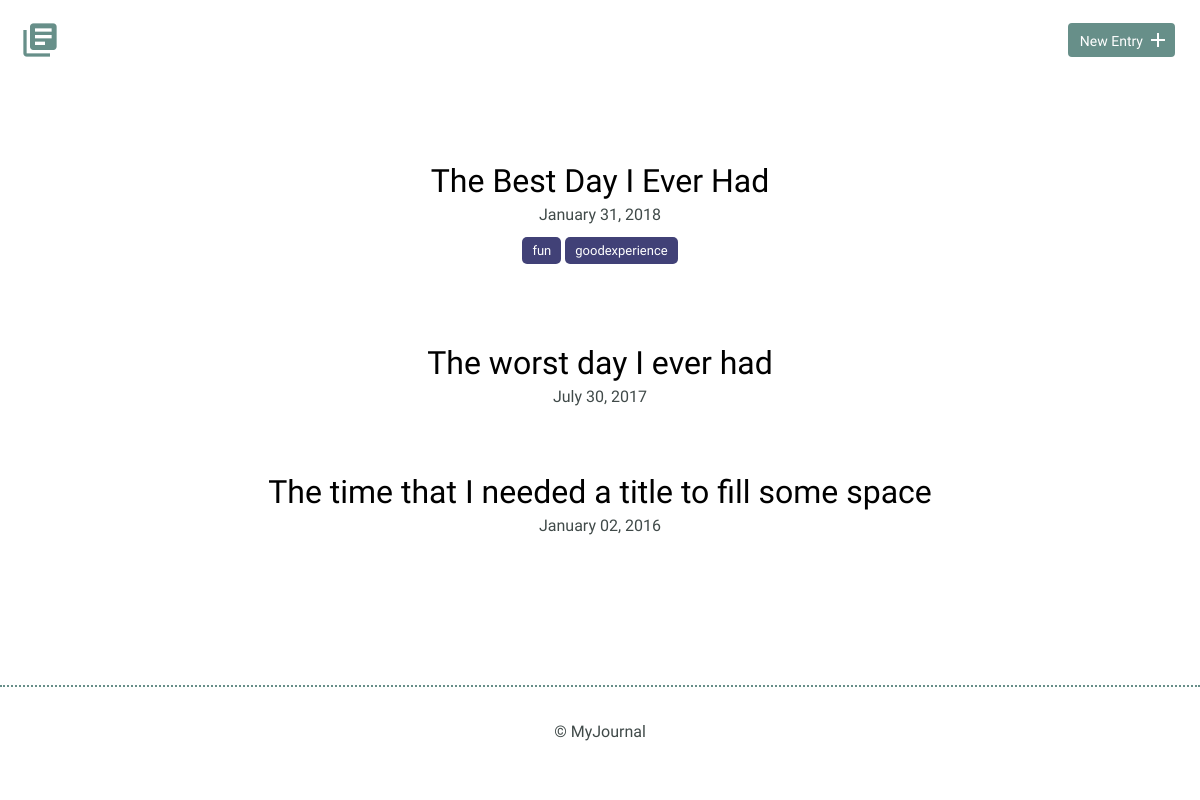
The page / on the database its author committed.
### tables this page shows
CREATE TABLE "entries" (
	`id`	INTEGER,
	`title`	TEXT,
	`date`	TEXT,
	`time_spent`	INTEGER,
	`learned`	BLOB,
	`resources`	BLOB, tags TEXT,
	PRIMARY KEY(`id`)
);

### index.php (the view, shortened to what this page needs)
<?php
include('inc/header.php');
try {
    $results = $db->query('SELECT * FROM entries ORDER BY date DESC');
} catch(Exception $e) {
    echo $e->getMessage();
    die();
}
$entries = $results->fetchAll(PDO::FETCH_ASSOC);
?>
                <div class="entry-list">
                <?php
                        foreach($entries as $entrie){
                          echo " <article>";
                          echo " <h2><a href='detail.php?id=".$entrie['id'] ."'>".$entrie['title'] ."</a></h2>";
                          echo " <time datetime='".$entrie['date']."'>". date('F d, Y', strtotime($entrie['date'])) ."</time><br>\n";
                          if (!empty($entrie['tags'])){
                            foreach (explode(',', $entrie['tags']) as $tag) {
                                 echo " <p class='tags'>". $tag . "</p> ";
                            }
                          }
                          echo " </article>";
                        }
                    ?>
                </div>
            </div>
        </section>
        <footer>
            <div>
                &copy; MyJournal
            </div>
        </footer>
    </body>
</html>

### inc/header.php (shortened to what this page needs)
<!DOCTYPE html>
<html>
    <head>
        <link rel="stylesheet" href="css/normalize.css">
        <link rel="stylesheet" href="css/site.css">
    </head>
    <body>
        <header>
            <div class="container">
                <div class="site-header">
                    <a class="logo" href="index.php"><i class="material-icons">library_books</i></a>
                    <a class="button icon-right" href="new.php"><span>New Entry</span> <i class="material-icons">add</i></a>
                </div>
            </div>
        </header>
        <section>
            <div class="container">

### css/site.css (style rules this page uses)
body { font-size: 16px; color: #404a49; font-family: 'Cousine', serif; font-weight: 400; }
.container { margin: 0 auto; padding: 0 25px; }
header .site-header { margin: 0 auto; height: 95px; }
header .logo i { color: #678f89; margin: 20px 0 0 -5px; float: left; font-size: 40px; }
header .button { float: right; margin: 33px 0 0 0; }
footer { text-align: center; padding: 35px 0; border-top: 2px dotted #678f89; }
.button { padding: 8px 10px 6px 10px; background: #678f89; border: 2px solid #678f89; border-radius: 4px; text-decoration: none; color: #FFF; position: relative; text-align: center; font-size: 14px; }
.button.icon-right { padding-right: 30px; top: -10px; }
.button.icon-right i { position: absolute; top: 3px; right: 3px; }
h1, h2, h3 { margin: 0; font-weight: 400; line-height: 1em; color: #000; }
h2 { font-size: 32px; }
h2 a { text-decoration: none; color: #000; }
p { line-height: 1.8em; font-size: 18px; }
.entry-list, .edit-entry, .new-entry { max-width: 800px; margin: 0 auto; padding: 70px 0 150px 0; }
.entry-list article { margin-bottom: 70px; text-align: center; }
.entry-list article:last-child { margin-bottom: 0; }
.entry-list article h2 { margin-bottom: 8px; }
.tags { background-color: rgb(65, 65, 119); border-radius: 5px; color: white; width:fit-content; display:inline-block; padding:2px 10px; font-size: small; }

### rows shown on the page
entries: title "The Best Day I Ever Had", date "January 31, 2018", tags "fun", tags "goodexperience"
entries: title "The worst day I ever had", date "July 30, 2017"
entries: title "The time that I needed a title to fill some space", date "January 02, 2016"
